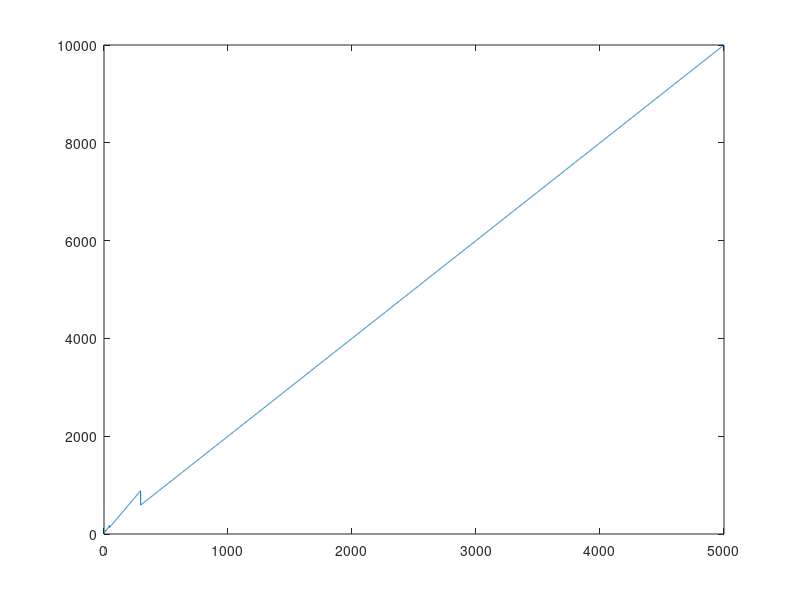

This chart was generated by the following MATLAB code:
clear;
clc;

figure;
s=[];
B=5000;
N=87654;
for b=2:B;
  c=floor(log(N)/log(b))
  b
  x=[(b-1) N];
  s=[s min(x)*(c+1)];
end

plot(s);
